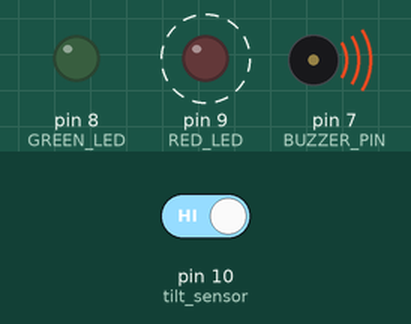
This sketch was run on a simulated Arduino Uno, built with avr-gcc and run on an emulated ATmega328P. Shown: output pins drawn as LEDs (lit = HIGH), buzzer (waves = sounding, pin HIGH). Dashed ring = blinking. The inputs (shaded band) are chosen by the test bench; at power-on: pin 10 (tilt_sensor) HIGH.

Above: at 4.8 s.
4.9 s: pin 10 (tilt_sensor) driven LOW
At 5.5 s:
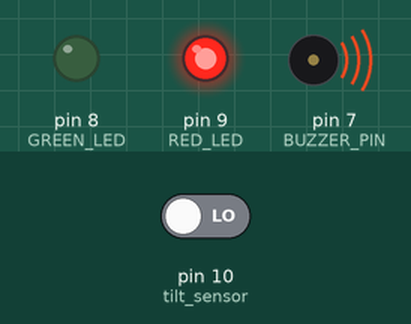
At 7.2 s:
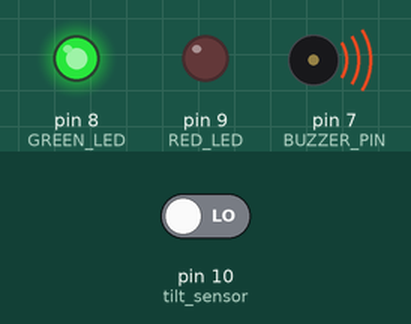
7.6 s: pin 10 (tilt_sensor) driven HIGH
At 8.4 s:
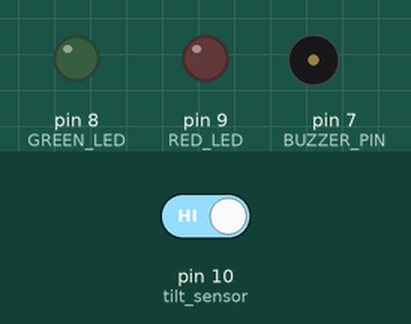
Timing chart, 0 to 18.5 s (numbered marks = the images above; inputs shaded):
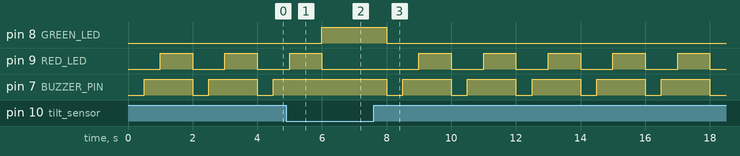

Measured:
- after the input at 4.9 s, pin 8 (GREEN_LED): LOW → HIGH after 1.1 s; pin 9 (RED_LED): goes on until 6.0 s, then stays LOW; pin 7 (BUZZER_PIN): stays HIGH (without the input it goes to LOW after 1.1 s)
- after the input at 7.6 s, pin 8 (GREEN_LED): HIGH → LOW after 0.40 s; pin 9 (RED_LED): alternates HIGH for 1.0 s and LOW for 1.0 s, starting after 1.4 s; pin 7 (BUZZER_PIN): alternates HIGH for 1.5 s and LOW for 0.50 s, starting after 0.40 s
- by itself, pin 9 (RED_LED): alternates HIGH for 1.0 s and LOW for 1.0 s
- by itself, pin 7 (BUZZER_PIN): alternates HIGH for 1.5 s and LOW for 0.50 s

The sketch:

FMHPX68IQLI7VV1.zip.ino
```cpp
int tilt_sensor=10;
int GREEN_LED=8;
int RED_LED=9;
int BUZZER_PIN=7;
void setup() {
  // put your setup code here, to run once:
  pinMode(tilt_sensor,INPUT);
  pinMode(RED_LED,OUTPUT);
  pinMode(GREEN_LED,OUTPUT);
  pinMode(BUZZER_PIN,OUTPUT);
  Serial.begin(9600);


}
void buzz(){

  digitalWrite (BUZZER_PIN, LOW);
  delay (500);
  digitalWrite (BUZZER_PIN, HIGH);
  delay (500);
  return;
}
void loop() {
  int tilt_val=digitalRead(tilt_sensor);
  digitalWrite(GREEN_LED,LOW);
  digitalWrite(RED_LED,LOW);
  digitalWrite (BUZZER_PIN, HIGH);
  //Serial.println(tilt_val);


  if(tilt_val==0){
    digitalWrite(RED_LED,LOW);
    digitalWrite(GREEN_LED,HIGH);
  }
  else{
    digitalWrite(GREEN_LED,LOW);
    buzz();
    digitalWrite(RED_LED,HIGH);
  }
  delay(1000);

}
```
